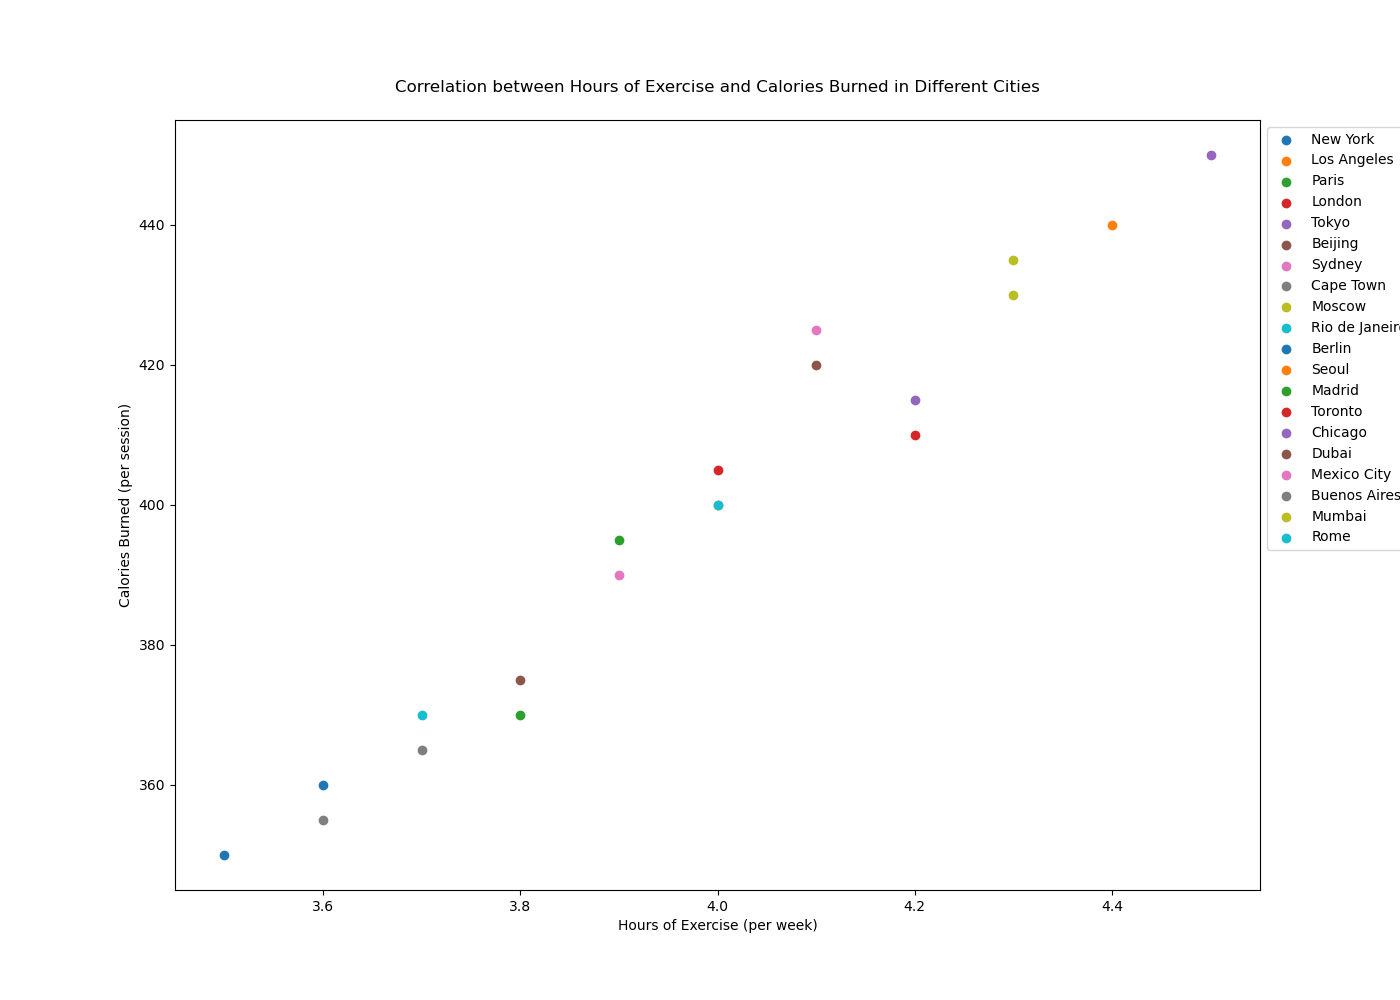

Reproduce this figure in Python.

import matplotlib.pyplot as plt

city = ["New York", "Los Angeles", "Paris", "London", "Tokyo", "Beijing", "Sydney", "Cape Town", "Moscow", "Rio de Janeiro", "Berlin", "Seoul", "Madrid", "Toronto", "Chicago", "Dubai", "Mexico City", "Buenos Aires", "Mumbai", "Rome"]
hours_of_exercise = [3.5, 4.0, 3.8, 4.2, 4.5, 4.1, 3.9, 3.7, 4.3, 4.0, 3.6, 4.4, 3.9, 4.0, 4.2, 3.8, 4.1, 3.6, 4.3, 3.7]
calories_burned = [350, 400, 370, 410, 450, 420, 390, 365, 430, 400, 360, 440, 395, 405, 415, 375, 425, 355, 435, 370]
colors = ['#1f77b4', '#ff7f0e', '#2ca02c', '#d62728', '#9467bd', '#8c564b', '#e377c2', '#7f7f7f', '#bcbd22', '#17becf', '#1f77b4', '#ff7f0e', '#2ca02c', '#d62728', '#9467bd', '#8c564b', '#e377c2', '#7f7f7f', '#bcbd22', '#17becf']

plt.figure(figsize=(14, 10))

for i in range(len(city)):
    plt.scatter(hours_of_exercise[i], calories_burned[i], color=colors[i], label=city[i])

plt.title('Correlation between Hours of Exercise and Calories Burned in Different Cities', pad=20)
plt.xlabel('Hours of Exercise (per week)')
plt.ylabel('Calories Burned (per session)')
plt.legend(loc='upper left', bbox_to_anchor=(1, 1))

plt.show()
